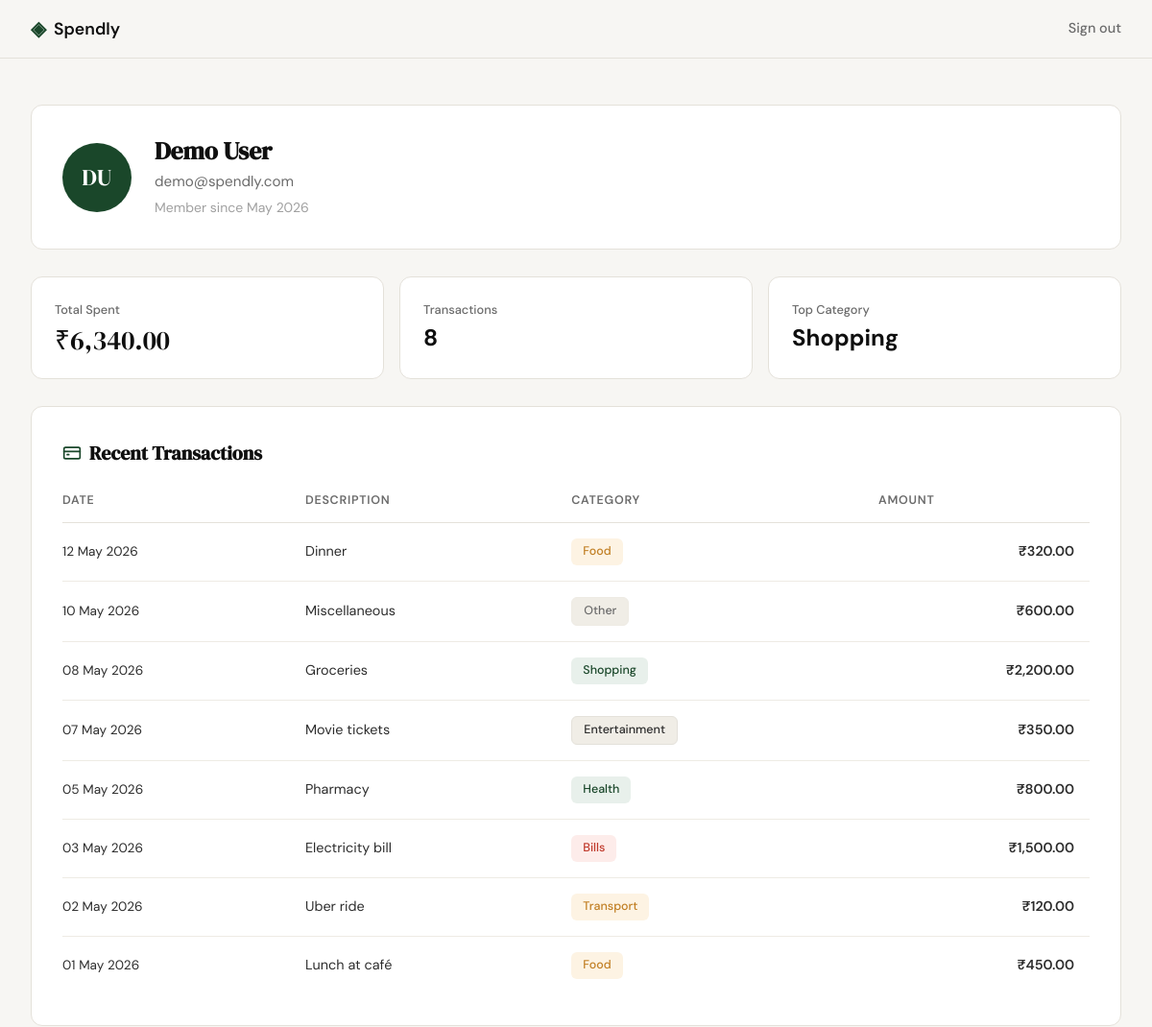
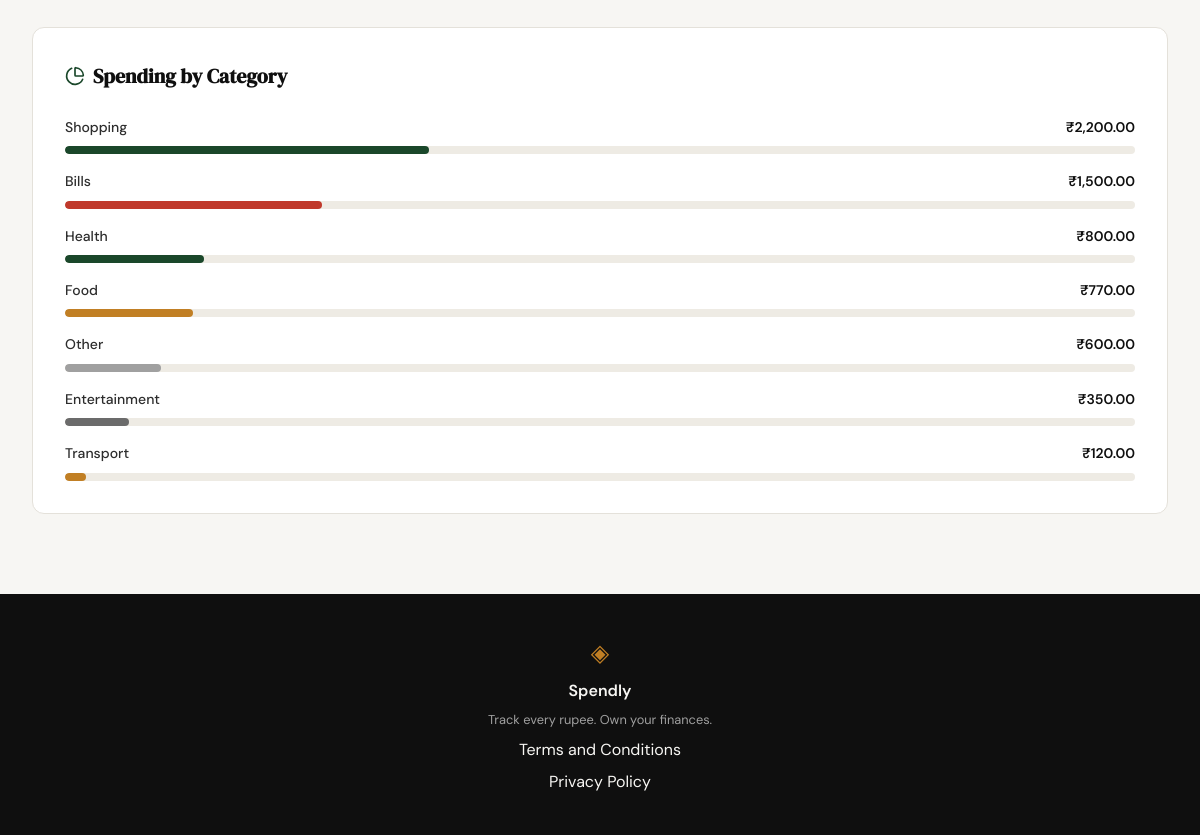
Screenshot of /profile (signed in) with the database file from the repository (2 pictures, top to bottom).
### tables this page shows
CREATE TABLE users (
            id            INTEGER PRIMARY KEY AUTOINCREMENT,
            name          TEXT    NOT NULL,
            email         TEXT    UNIQUE NOT NULL,
            password_hash TEXT    NOT NULL,
            created_at    TEXT    DEFAULT (datetime('now'))
        );

CREATE TABLE expenses (
            id          INTEGER PRIMARY KEY AUTOINCREMENT,
            user_id     INTEGER NOT NULL REFERENCES users(id),
            amount      REAL    NOT NULL,
            category    TEXT    NOT NULL,
            date        TEXT    NOT NULL,
            description TEXT,
            created_at  TEXT    DEFAULT (datetime('now'))
        );

### app.py (the view)
@app.route("/profile")
def profile():
    if not session.get("user_id"):
        return redirect(url_for("login"))
    user = get_user_by_id(session["user_id"])
    if user is None:
        abort(404)
    stats = get_summary_stats(session["user_id"])
    transactions = get_recent_transactions(session["user_id"])
    categories = get_category_breakdown(session["user_id"])
    return render_template("profile.html", user=user, stats=stats,
                           transactions=transactions, categories=categories)

### database/db.py (called while the page is built)
def get_db():
    conn = sqlite3.connect(DB_PATH)
    conn.row_factory = sqlite3.Row
    conn.execute('PRAGMA foreign_keys = ON')
    return conn

### database/queries.py (called while the page is built)
def get_user_by_id(user_id):
    db = get_db()
    try:
        row = db.execute(
            'SELECT name, email, created_at FROM users WHERE id = ?',
            (user_id,)
        ).fetchone()
    finally:
        db.close()
    if row is None:
        return None
    name = row['name']
    initials = ''.join(part[0].upper() for part in name.split()[:2])
    member_since = datetime.strptime(row['created_at'], '%Y-%m-%d %H:%M:%S').strftime('%B %Y')
    return {
        'name': name,
        'email': row['email'],
        'initials': initials,
        'member_since': member_since,
    }

def get_recent_transactions(user_id, limit=10):
    db = get_db()
    try:
        rows = db.execute(
            'SELECT id, amount, category, date, description '
            'FROM expenses WHERE user_id = ? ORDER BY date DESC LIMIT ?',
            (user_id, limit)
        ).fetchall()
        result = []
        for row in rows:
            formatted_date = datetime.strptime(row['date'], '%Y-%m-%d').strftime('%d %b %Y')
            formatted_amount = '{:,.2f}'.format(row['amount'])
            result.append({
                'date': formatted_date,
                'description': row['description'],
                'category': row['category'],
                'amount': formatted_amount,
            })
        return result
    finally:
        db.close()

def get_summary_stats(user_id):
    db = get_db()
    try:
        row = db.execute(
            'SELECT SUM(amount) AS total, COUNT(*) AS cnt FROM expenses WHERE user_id = ?',
            (user_id,)
        ).fetchone()
        total = row['total'] if row['total'] is not None else 0.0
        count = row['cnt'] if row['cnt'] is not None else 0
        total_spent = f"{total:,.2f}"
        transaction_count = int(count)
        cat_row = db.execute(
            'SELECT category FROM expenses WHERE user_id = ? GROUP BY category ORDER BY SUM(amount) DESC LIMIT 1',
            (user_id,)
        ).fetchone()
        top_category = cat_row['category'] if cat_row else '—'
    finally:
        db.close()
    return {
        'total_spent': total_spent,
        'transaction_count': transaction_count,
        'top_category': top_category,
    }

### templates/profile.html (shortened to what this page needs)
{% extends "base.html" %}
{% block head %}
<link rel="stylesheet" href="{{ url_for('static', filename='css/profile.css') }}">
{% endblock %}
{% block content %}
<section class="profile-page">
    <div class="profile-inner">
        <div class="profile-card profile-card--user">
            <div class="profile-avatar" aria-hidden="true">{{ user.initials }}</div>
            <div class="profile-identity">
                <h1 class="profile-name">{{ user.name }}</h1>
                <p class="profile-email">{{ user.email }}</p>
                <p class="profile-member-since">Member since {{ user.member_since }}</p>
            </div>
        </div>
        <div class="profile-stats-row">
            <div class="profile-stat-card">
                <span class="profile-stat-label">Total Spent</span>
                <span class="profile-stat-value">₹{{ stats.total_spent }}</span>
            </div>
            <div class="profile-stat-card">
                <span class="profile-stat-label">Transactions</span>
                <span class="profile-stat-value profile-stat-value--plain">{{ stats.transaction_count }}</span>
            </div>
            <div class="profile-stat-card">
                <span class="profile-stat-label">Top Category</span>
                <span class="profile-stat-value profile-stat-value--plain">{{ stats.top_category }}</span>
            </div>
        </div>
        <div class="profile-card">
            <h2 class="profile-section-title">
                <i data-lucide="credit-card"></i>
                Recent Transactions
            </h2>
            <div class="profile-table-wrap">
                <table class="profile-table">
                    <thead>
                        <tr>
                            <th>Date</th>
                            <th>Description</th>
                            <th>Category</th>
                            <th class="profile-table__amount-col">Amount</th>
                        </tr>
                    </thead>
                    <tbody>
                        {% for tx in transactions %}
                        <tr>
                            <td class="profile-table__date">{{ tx.date }}</td>
                            <td>{{ tx.description }}</td>
                            <td>
                                <span class="profile-badge profile-badge--{{ tx.category | lower }}">
                                    {{ tx.category }}
                                </span>
                            </td>
                            <td class="profile-table__amount">₹{{ tx.amount }}</td>
                        </tr>
                        {% endfor %}
                    </tbody>
                </table>
            </div>
        </div>
        <div class="profile-card">
            <h2 class="profile-section-title">
                <i data-lucide="pie-chart"></i>
                Spending by Category
            </h2>
            <ul class="profile-categories" role="list">
                {% for cat in categories %}
                <li class="profile-category-row">
                    <div class="profile-category-meta">
                        <span class="profile-category-name">{{ cat.name }}</span>
                        <span class="profile-category-amount">₹{{ cat.amount }}</span>
                    </div>
                    <div class="profile-bar-track"
                         role="progressbar"
                         aria-valuenow="{{ cat.percent }}"
                         aria-valuemin="0"
                         aria-valuemax="100"
                         aria-label="{{ cat.name }} spending">
                        <div class="profile-bar-fill profile-bar-fill--{{ cat.name | lower }}"
                             style="width: {{ cat.percent }}%"></div>
                    </div>
                </li>
                {% endfor %}
            </ul>
        </div>
    </div>
</section>
{% endblock %}

### static/css/style.css (style rules this page uses)
:root { --ink: #0f0f0f; --ink-soft: #2d2d2d; --ink-muted: #6b6b6b; --ink-faint: #a0a0a0; --paper: #f7f6f3; --paper-warm: #f0ede6; --paper-card: #ffffff; --accent: #1a472a; --accent-light: #e8f0eb; --accent-2: #c17f24; --accent-2-light: #fdf3e3; --danger: #c0392b; --danger-light: #fdecea; --border: #e4e1da; --border-soft: #eeebe4; --font-display: 'DM Serif Display', Georgia, serif; --font-body: 'DM Sans', system-ui, sans-serif; --max-width: 1200px; --auth-width: 440px; --radius-sm: 6px; --radius-md: 12px; --radius-lg: 20px; }
*, *::before, *::after { box-sizing: border-box; margin: 0; padding: 0; }
html { font-size: 16px; scroll-behavior: smooth; }
body { background: var(--paper); color: var(--ink); font-family: var(--font-body); font-size: 1rem; line-height: 1.6; -webkit-font-smoothing: antialiased; }

### rows the page displays
users: name "Demo User", email "demo@spendly.com"
expenses: top_category "Shopping", date "08 May 2026", description "Groceries", category "Shopping", amount "2,200.00", name "Shopping", {{ cat.percent }} 34 (drawn)
expenses: date "12 May 2026", description "Dinner", category "Food", amount "320.00"
expenses: date "10 May 2026", description "Miscellaneous", category "Other", amount "600.00", name "Other", {{ cat.percent }} 9 (drawn)
expenses: date "07 May 2026", description "Movie tickets", category "Entertainment", amount "350.00", name "Entertainment", {{ cat.percent }} 6 (drawn)
expenses: date "05 May 2026", description "Pharmacy", category "Health", amount "800.00", name "Health", {{ cat.percent }} 13 (drawn)
expenses: date "03 May 2026", description "Electricity bill", category "Bills", amount "1,500.00", name "Bills", {{ cat.percent }} 24 (drawn)
expenses: date "02 May 2026", description "Uber ride", category "Transport", amount "120.00", name "Transport", {{ cat.percent }} 2 (drawn)
expenses: date "01 May 2026", description "Lunch at café", category "Food", amount "450.00"

### other values shown
{{ user.initials }} "DU"
{{ user.member_since }} "May 2026"
{{ stats.total_spent }} "6,340.00"
{{ stats.transaction_count }} "8"
{{ cat.name }} "Food"
{{ cat.amount }} "770.00"
